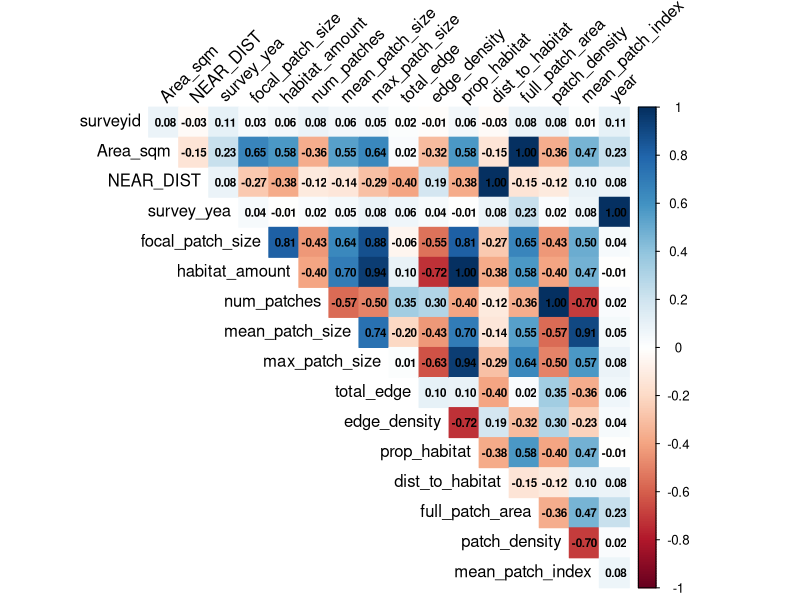
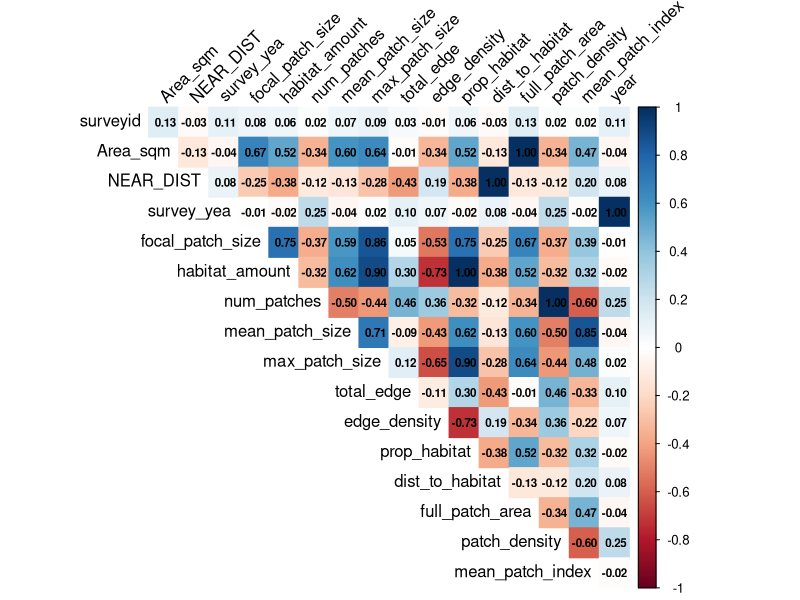
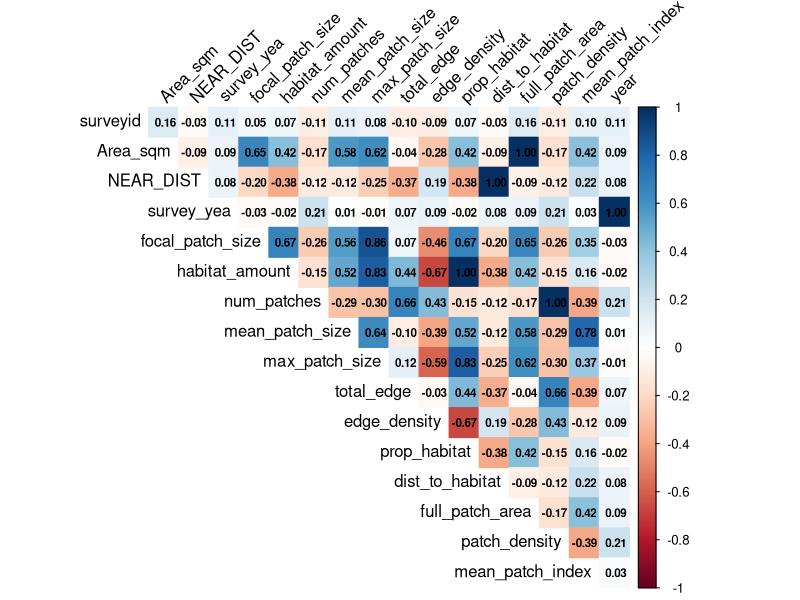

Source code (R) for these figures, in order:
# Correlation between metrics -----------------------
hyp1_150 <- read.csv("1_Data/150m/habitat_metrics_hyp1.csv")
hyp2_150 <- read.csv("1_Data/150m/habitat_metrics_hyp2.csv")
hyp3_150 <- read.csv("1_Data/150m/habitat_metrics_hyp3.csv")

hyp1_500 <- read.csv("1_Data/500m/habitat_metrics_hyp1.csv")
hyp2_500 <- read.csv("1_Data/500m/habitat_metrics_hyp2.csv")
hyp3_500 <- read.csv("1_Data/500m/habitat_metrics_hyp3.csv")

hyp1_1000 <- read.csv("1_Data/1000m/habitat_metrics_hyp1.csv")
hyp2_1000 <- read.csv("1_Data/1000m/habitat_metrics_hyp2.csv")
hyp3_1000 <- read.csv("1_Data/1000m/habitat_metrics_hyp3.csv")


# Load required libraries
library(corrplot)
library(car)
library(dplyr)

# Function to analyze correlations
analyze_correlations <- function(data) {
  # Select only numeric columns for correlation analysis
  numeric_cols <- sapply(data, is.numeric)
  metrics_data <- data[, numeric_cols]
  
  # Remove any columns that are all NA or constant
  metrics_data <- metrics_data[, apply(metrics_data, 2, function(x) {
    !all(is.na(x)) && length(unique(x)) > 1
  })]
  
  # Calculate correlation matrix
  cor_matrix <- cor(metrics_data, use = "pairwise.complete.obs")
  
  # Create correlation plot
  corrplot(cor_matrix, 
           method = "color",
           type = "upper",
           tl.col = "black",
           tl.srt = 45,
           addCoef.col = "black",
           number.cex = 0.7,
           diag = FALSE)
  
  # Find highly correlated pairs (|r| > 0.7)
  high_cors <- which(abs(cor_matrix) > 0.7 & abs(cor_matrix) < 1, arr.ind = TRUE)
  high_cor_pairs <- data.frame(
    var1 = rownames(cor_matrix)[high_cors[,1]],
    var2 = colnames(cor_matrix)[high_cors[,2]],
    correlation = cor_matrix[high_cors]
  )
  
  return(list(
    correlation_matrix = cor_matrix,
    high_correlations = high_cor_pairs
  ))
}

# Analyze both datasets
hyp1_cors <- analyze_correlations(hyp1_1000)
hyp2_cors <- analyze_correlations(hyp2_1000)
hyp3_cors <- analyze_correlations(hyp3_1000)

# Print highly correlated pairs for both hypotheses
cat("\nHighly correlated metrics in Hypothesis 1 dataset (|r| > 0.7):\n")
print(hyp1_cors$high_correlations)

cat("\nHighly correlated metrics in Hypothesis 2 dataset (|r| > 0.7):\n")
print(hyp2_cors$high_correlations)

cat("\nHighly correlated metrics in Hypothesis 3 dataset (|r| > 0.7):\n")
print(hyp3_cors$high_correlations)

